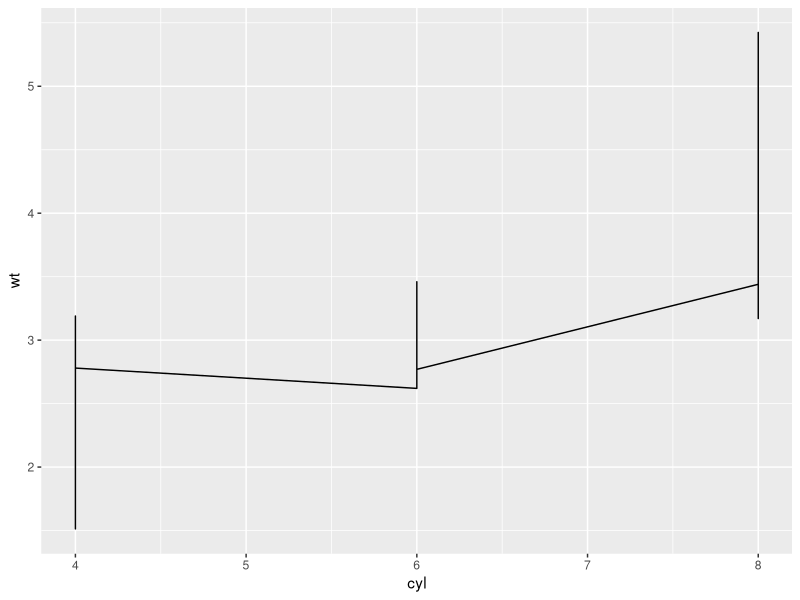
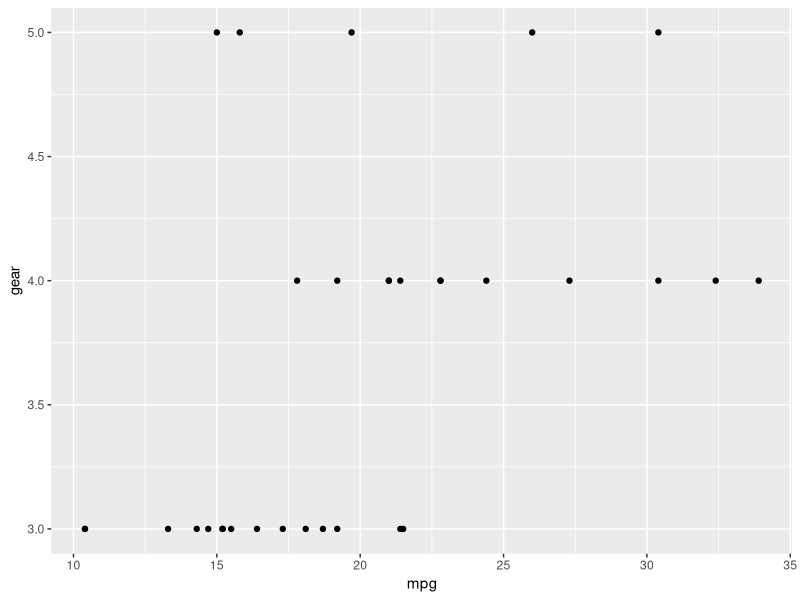

The R script that drew these images, in order:
## ---- chunk 1
library(ggplot2)
library(tidyverse)
1 + 1
## ---- chunk 2
#| echo: false
mtcars %>% 
  ggplot(aes(cyl, wt))+
  geom_line()
## ---- chunk 3
mtcars %>% 
  ggplot(aes(mpg, gear)) +
  geom_point()

